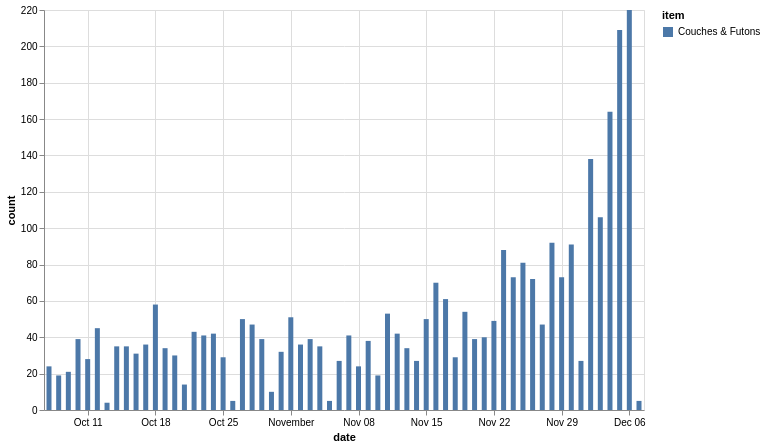

The specification (Vega-Lite) saved for this image:
### Vega-Lite specification from a JSON file in a GitHub repository (floating-point values rounded to 4 significant figures)
{"config": {"view": {"continuousWidth": 400, "continuousHeight": 300}}, "data": {"name": "data-4fedffd7bf897721790db7f253415a3d"}, "mark": "bar", "encoding": {"color": {"type": "nominal", "field": "item"}, "x": {"type": "temporal", "field": "date"}, "y": {"type": "quantitative", "field": "count"}}, "height": 400, "width": 600, "$schema": "https://vega.github.io/schema/vega-lite/v4.8.1.json", "datasets": {"data-4fedffd7bf897721790db7f253415a3d": [{"item": "Couches & Futons", "date": "2020-10-07", "count": 24}, {"item": "Couches & Futons", "date": "2020-10-08", "count": 19}, {"item": "Couches & Futons", "date": "2020-10-09", "count": 21}, {"item": "Couches & Futons", "date": "2020-10-10", "count": 39}, {"item": "Couches & Futons", "date": "2020-10-11", "count": 28}, {"item": "Couches & Futons", "date": "2020-10-12", "count": 45}, {"item": "Couches & Futons", "date": "2020-10-13", "count": 4}, {"item": "Couches & Futons", "date": "2020-10-14", "count": 35}, {"item": "Couches & Futons", "date": "2020-10-15", "count": 35}, {"item": "Couches & Futons", "date": "2020-10-16", "count": 31}, {"item": "Couches & Futons", "date": "2020-10-17", "count": 36}, {"item": "Couches & Futons", "date": "2020-10-18", "count": 58}, {"item": "Couches & Futons", "date": "2020-10-19", "count": 34}, {"item": "Couches & Futons", "date": "2020-10-20", "count": 30}, {"item": "Couches & Futons", "date": "2020-10-21", "count": 14}, {"item": "Couches & Futons", "date": "2020-10-22", "count": 43}, {"item": "Couches & Futons", "date": "2020-10-23", "count": 41}, {"item": "Couches & Futons", "date": "2020-10-24", "count": 42}, {"item": "Couches & Futons", "date": "2020-10-25", "count": 29}, {"item": "Couches & Futons", "date": "2020-10-26", "count": 5}, {"item": "Couches & Futons", "date": "2020-10-27", "count": 50}, {"item": "Couches & Futons", "date": "2020-10-28", "count": 47}, {"item": "Couches & Futons", "date": "2020-10-29", "count": 39}, {"item": "Couches & Futons", "date": "2020-10-30", "count": 10}, {"item": "Couches & Futons", "date": "2020-10-31", "count": 32}, {"item": "Couches & Futons", "date": "2020-11-01", "count": 51}, {"item": "Couches & Futons", "date": "2020-11-02", "count": 36}, {"item": "Couches & Futons", "date": "2020-11-03", "count": 39}, {"item": "Couches & Futons", "date": "2020-11-04", "count": 35}, {"item": "Couches & Futons", "date": "2020-11-05", "count": 5}, {"item": "Couches & Futons", "date": "2020-11-06", "count": 27}, {"item": "Couches & Futons", "date": "2020-11-07", "count": 41}, {"item": "Couches & Futons", "date": "2020-11-08", "count": 24}, {"item": "Couches & Futons", "date": "2020-11-09", "count": 38}, {"item": "Couches & Futons", "date": "2020-11-10", "count": 19}, {"item": "Couches & Futons", "date": "2020-11-11", "count": 53}, {"item": "Couches & Futons", "date": "2020-11-12", "count": 42}, {"item": "Couches & Futons", "date": "2020-11-13", "count": 34}, {"item": "Couches & Futons", "date": "2020-11-14", "count": 27}, {"item": "Couches & Futons", "date": "2020-11-15", "count": 50}, {"item": "Couches & Futons", "date": "2020-11-16", "count": 70}, {"item": "Couches & Futons", "date": "2020-11-17", "count": 61}, {"item": "Couches & Futons", "date": "2020-11-18", "count": 29}, {"item": "Couches & Futons", "date": "2020-11-19", "count": 54}, {"item": "Couches & Futons", "date": "2020-11-20", "count": 39}, {"item": "Couches & Futons", "date": "2020-11-21", "count": 40}, {"item": "Couches & Futons", "date": "2020-11-22", "count": 49}, {"item": "Couches & Futons", "date": "2020-11-23", "count": 88}, {"item": "Couches & Futons", "date": "2020-11-24", "count": 73}, {"item": "Couches & Futons", "date": "2020-11-25", "count": 81}, {"item": "Couches & Futons", "date": "2020-11-26", "count": 72}, {"item": "Couches & Futons", "date": "2020-11-27", "count": 47}, {"item": "Couches & Futons", "date": "2020-11-28", "count": 92}, {"item": "Couches & Futons", "date": "2020-11-29", "count": 73}, {"item": "Couches & Futons", "date": "2020-11-30", "count": 91}, {"item": "Couches & Futons", "date": "2020-12-01", "count": 27}, {"item": "Couches & Futons", "date": "2020-12-02", "count": 138}, {"item": "Couches & Futons", "date": "2020-12-03", "count": 106}, {"item": "Couches & Futons", "date": "2020-12-04", "count": 164}, {"item": "Couches & Futons", "date": "2020-12-05", "count": 209}, {"item": "Couches & Futons", "date": "2020-12-06", "count": 220}, {"item": "Couches & Futons", "date": "2020-12-07", "count": 5}]}}
